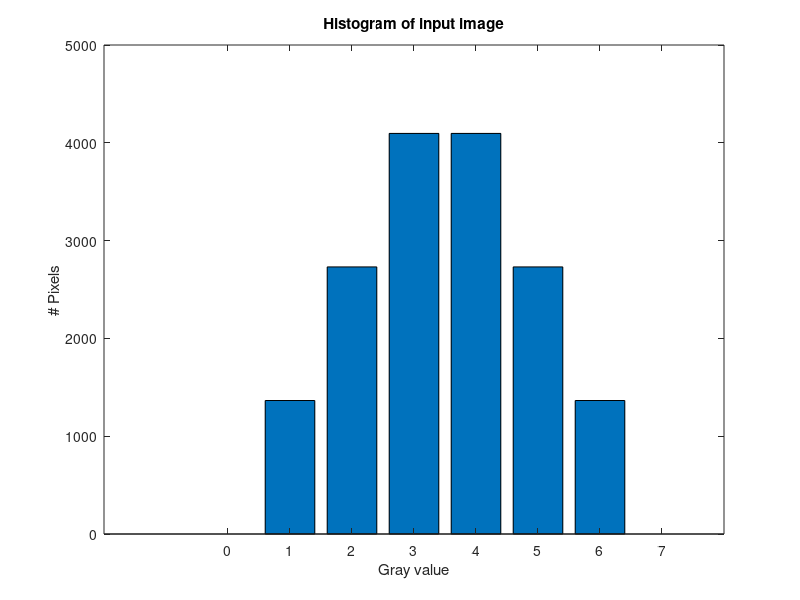

The MATLAB script that drew this image:
% specified histogram
x =0:7;
nSpecified = [0 0 4096 4096 4096 4096 0 0];
bar(x,nSpecified);
xlabel('Gray value');
ylabel('# Pixels');
title('Specified histogram');

% Total number of pixels
N = sum(nSpecified);

n = [0 1365 2731 4096 4096 2731 1365 0];
bar(x,n);
xlabel('Gray value');
ylabel('# Pixels');
title('Histogram of input image');

% equalization
